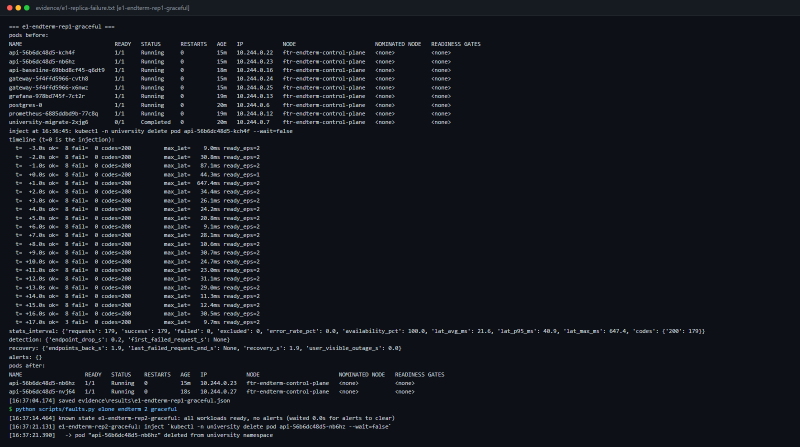
#> input picture evidence/screenshots/terminal-e1-replica-failure--e1-endterm-rep1-graceful.png, 1600 x 894 px (shown at 1/2 size); its folder holds 6 pictures in this run
$ python build_report.py ../evidence/screenshots/prom-alerts-e4-error-rate-rep1-ApiHighErrorRate-firing.png
#> lines starting #> are read from the running program, lines starting #| are printed output that depends on the picture
"""Build the endterm technical report (DOCX, then PDF through Word).

    python report/build_report.py            # DOCX + PDF
    python report/build_report.py --no-pdf   # DOCX only

Every number in the measurement tables is read from evidence/results/*.json at build time; numbers quoted in
the prose come from evidence/results/summary.md and summary-data.md (same JSON). The look follows the A3/A4
reports: the A4 .docx is used as the style template (fonts, heading styles, footer, page size, margins).
"""
import copy
import glob
import json
import os
import subprocess
import sys
from pathlib import Path

from docx import Document
from docx.enum.section import WD_ORIENT  # noqa: F401
from docx.enum.table import WD_TABLE_ALIGNMENT
from docx.enum.text import WD_ALIGN_PARAGRAPH, WD_BREAK
from docx.oxml import OxmlElement
from docx.oxml.ns import qn
from docx.shared import Inches, Pt, RGBColor
from PIL import Image

HERE = Path(__file__).resolve().parent
ROOT = HERE.parent
EVID = ROOT / "evidence"
RES = EVID / "results"
SHOTS = EVID / "screenshots"
FIG = HERE / "fig"
TEMPLATE = ROOT.parent / "ftr-a4" / "report" / "Assignment_4_FTR_Yakupov_255193.docx"
OUT_DOCX = HERE / "Endterm_FTR_Yakupov_255193.docx"
OUT_PDF = HERE / "Endterm_FTR_Yakupov_255193.pdf"
REPO = "https://github.com/shamilstud/howallet-ftr-endterm"
FIG.mkdir(exist_ok=True)


# ----------------------------------------------------------------------------- data

def J(name):
    return json.load(open(RES / f"{name}.json", encoding="utf-8"))


def pct(ok, n):
    return f"{100.0 * ok / n:.1f}" if n else "-"


def f1(x):
    return "-" if x is None else f"{x:.1f}" if isinstance(x, float) else str(x)


# ----------------------------------------------------------------------------- figure crops

def crop(src, boxes, out, pad=6):
    """Cut boxes (x0, y0, x1, y1 in source pixels) out of a screenshot and stack them vertically."""
#> called with out = 'e1-endterm.png', pad = 6
    im = Image.open(SHOTS / src).convert("RGB")
#> im is the input picture: PIL image 1600x894 RGB; mean R, G, B 20.2, 24.4, 30.6
    parts = [im.crop(b) for b in boxes]
#> parts = 1 item
    w = max(p.width for p in parts)
#> w = 720
    h = sum(p.height for p in parts) + pad * (len(parts) - 1)
#> h = 400
    bg = im.getpixel((5, im.height - 3))
#> bg = (13, 17, 23)
    canvas = Image.new("RGB", (w, h), bg)
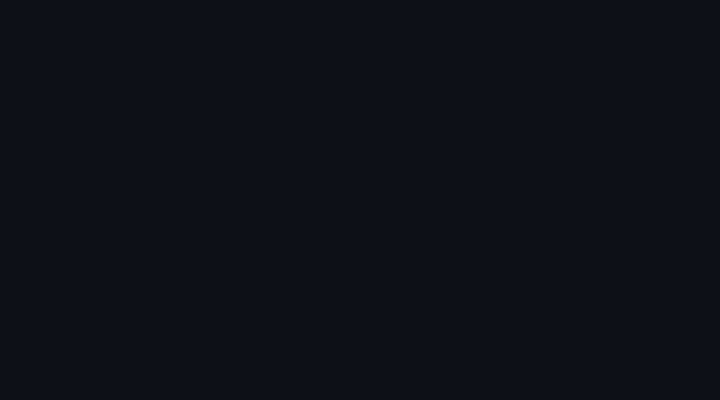
#> canvas: PIL image 720x400 RGB; mean R, G, B 13, 17, 23
    y = 0
    for p in parts:
        canvas.paste(p, (0, y))
        y += p.height + pad
#> this loop made 1 pass
#> y on pass 1: 406
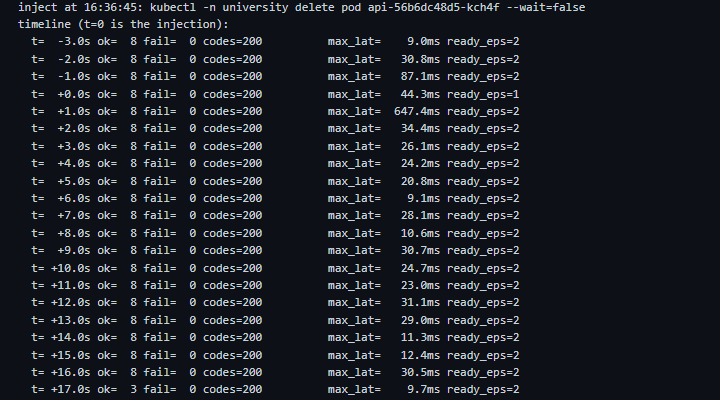
#> canvas: PIL image 720x400 RGB; mean R, G, B 26.3, 30.7, 36.7
#> after the loop, y = 406
    canvas.save(FIG / out)
    return FIG / out


# [11 lines left out: function side_by_side, not called in this run]


def make_figures():
    crop("terminal-e1-replica-failure--e1-endterm-rep1-graceful.png", [(0, 255, 720, 655)], "e1-endterm.png")
    crop("terminal-e1-replica-failure--e1-baseline-rep1-graceful.png", [(0, 255, 720, 655)], "e1-baseline.png")
#> call 2 of crop, with out = 'e1-baseline.png', pad = 6
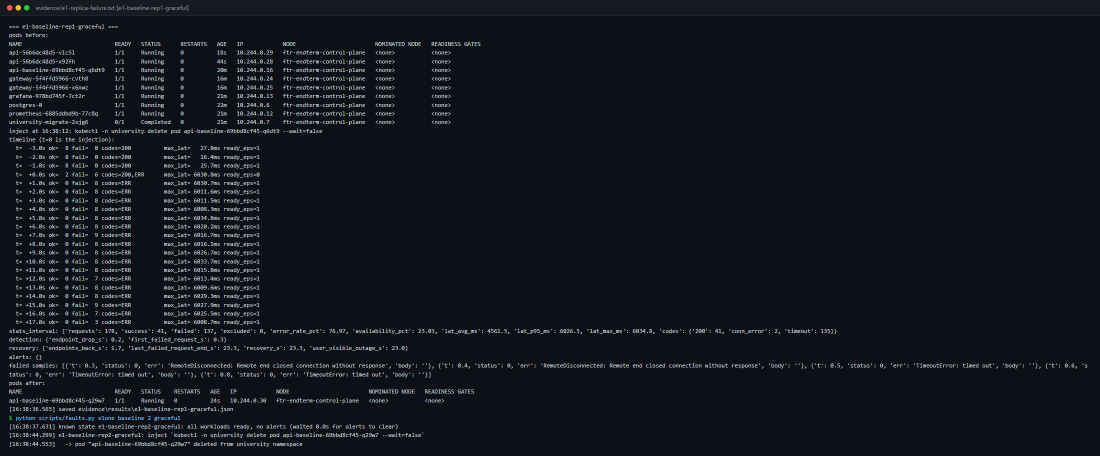
#> input picture evidence/screenshots/terminal-e1-replica-failure--e1-baseline-rep1-graceful.png, 2200 x 911 px (shown at 1/2 size)
#> in crop, im is the input picture: PIL image 2200x911 RGB; mean R, G, B 18.9, 23, 29.1
#> the loop in crop (call 2), `for p in parts:` made 1 pass
#> after the loop in crop (call 2), `for p in parts:`:
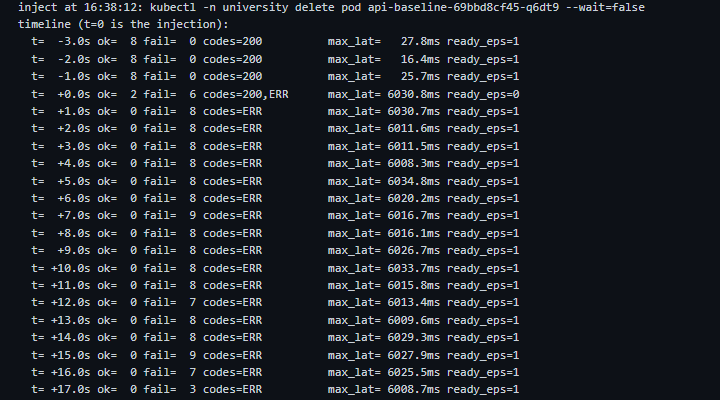
#> canvas: PIL image 720x400 RGB; mean R, G, B 27, 31.4, 37.4
    crop("terminal-e1-baseline-diagnostic.png", [(0, 1203, 900, 1458)], "e1-diag.png")
    crop("terminal-e2-database-outage--e2-rep1-stop-part1.png", [(0, 268, 840, 852)],
         "e2-endterm.png")
    crop("terminal-e2-database-outage--e2-rep1-stop-part1.png", [(0, 1228, 560, 1612)],
         "e2-baseline.png")
    crop("terminal-e3-load-increase--e3-endterm-rep1.png", [(0, 740, 640, 1225)], "e3-endterm-tl.png")
    crop("terminal-e3-load-increase--e3-baseline-rep1.png", [(0, 775, 640, 1260)], "e3-baseline-tl.png")
    side_by_side(["e3-endterm-tl.png", "e3-baseline-tl.png"], "e3-both.png")
    crop("terminal-e4-alerts--e4-replica-down-rep1.png",
         [(0, 255, 800, 500)], "e4-rd-rep1.png")
    for n in ["prom-alerts-e4-replica-down-rep2-ApiReplicaDown-firing",
              "prom-alerts-e4-error-rate-rep1-ApiHighErrorRate-firing",
              "prom-alerts-e4-latency-rep1-ApiHighLatencyP95-firing"]:
        crop(n + ".png", [(0, 0, 1600, 600)], n + "-crop.png")
    crop("prometheus-targets.png", [(0, 0, 1600, 620)], "prom-targets-crop.png")
    crop("terminal-e5-access-control--E5-access-control.png", [(0, 44, 920, 325)], "e5.png")
    crop("terminal-e8-graceful-degradation--E8-graceful-degradation-exchange-rate-provider-unreachable.png",
         [(0, 200, 1020, 375)], "e8.png")
    crop("terminal-99-final-integrity.png", [(0, 45, 1060, 232), (0, 253, 300, 268), (0, 272, 700, 500),
                                              (0, 880, 700, 896)], "final.png")
    crop("terminal-e6-input-limits--E6-input-and-limit-acceptance.png",
         [(0, 40, 920, 425), (0, 705, 920, 740), (0, 758, 920, 775)], "e6.png")


# ----------------------------------------------------------------------------- docx helpers

doc = None
counters = {"fig": 0, "tab": 0}
labels = {}


_pending = []


def L(label):
    _pending.append(label)


def T(label):
    return f"Table {labels.get(label, '?')}"


def F(label):
    return f"Figure {labels.get(label, '?')}"


# [192 lines left out: functions open_template, runs, P, H1, H2, bullets and 6 more, not called in this run]


def page_break():
    doc.add_paragraph().add_run().add_break(WD_BREAK.PAGE)


# ----------------------------------------------------------------------------- content

# [913 lines left out: functions title_block, sec1, sec2, sec3, sec4, sec5 and 11 more, not called in this run]


# ----------------------------------------------------------------------------- build

def build():
    global doc
    make_figures()
    for _pass in (1, 2):   # pass 1 collects table/figure numbers for forward references
        counters.update(fig=0, tab=0)
        doc = open_template()
        build_body()
    doc.save(str(OUT_DOCX))
    print("saved", OUT_DOCX, "figures", counters["fig"], "tables", counters["tab"])


# [24 lines left out: functions build_body, to_pdf, not called in this run]


if __name__ == "__main__":
#> (the run stopped early here; a loop or call above may not have finished)
